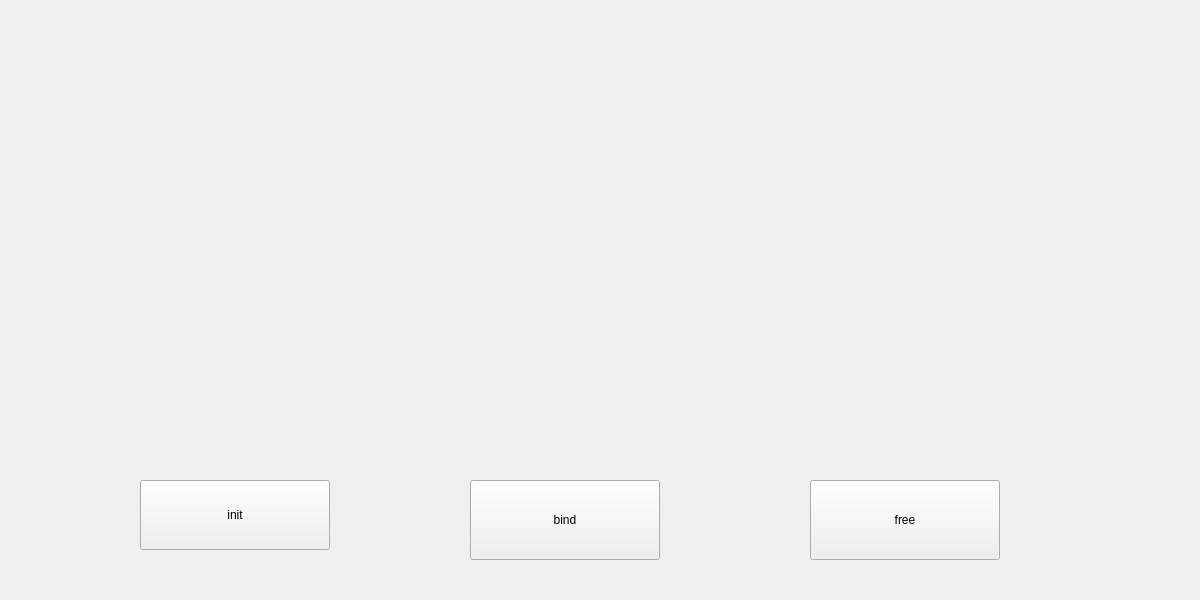
<?xml version="1.0" encoding="UTF-8"?>
<ui version="4.0">
 <class>Widget</class>
 <widget class="QWidget" name="Widget">
  <property name="geometry">
   <rect>
    <x>0</x>
    <y>0</y>
    <width>1200</width>
    <height>600</height>
   </rect>
  </property>
  <property name="windowTitle">
   <string>内存可变分区分配仿真</string>
  </property>
  <widget class="QPushButton" name="initButton">
   <property name="geometry">
    <rect>
     <x>140</x>
     <y>480</y>
     <width>190</width>
     <height>70</height>
    </rect>
   </property>
   <property name="text">
    <string>init</string>
   </property>
  </widget>
  <widget class="QPushButton" name="bindButton">
   <property name="geometry">
    <rect>
     <x>470</x>
     <y>480</y>
     <width>190</width>
     <height>80</height>
    </rect>
   </property>
   <property name="text">
    <string>bind</string>
   </property>
  </widget>
  <widget class="QPushButton" name="freeButton">
   <property name="geometry">
    <rect>
     <x>810</x>
     <y>480</y>
     <width>190</width>
     <height>80</height>
    </rect>
   </property>
   <property name="text">
    <string>free</string>
   </property>
  </widget>
 </widget>
 <resources/>
 <connections/>
</ui>
